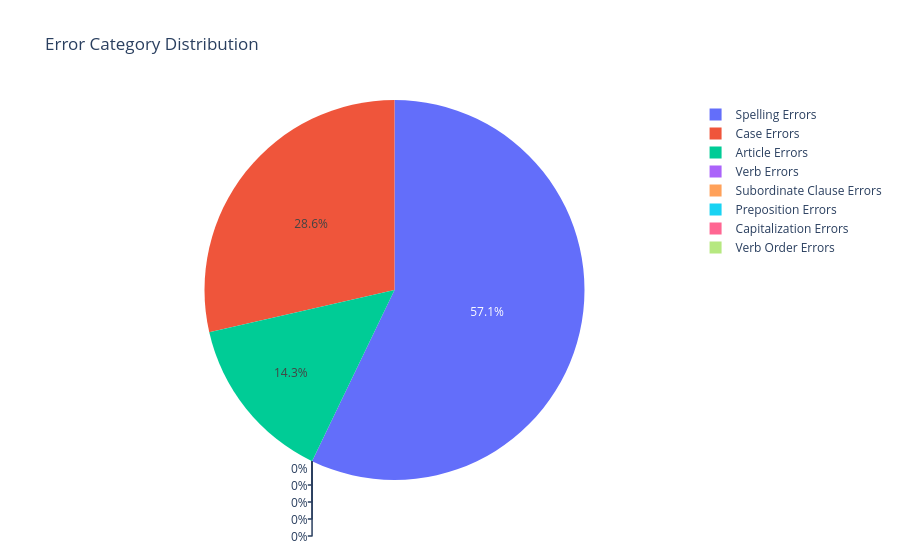

Notebook code for this chart:
### Code cell
fig = px.pie(
    labels = labels,          
    values = values,
    names = labels,
    title='Error Category Distribution')
fig.show()

### Figure 1 — Plotly figure (JSON) as saved in the notebook; plotly's stock layout.template omitted (floating-point values rounded to 4 significant figures)
{"data": [{"domain": {"x": [0, 1], "y": [0, 1]}, "hovertemplate": "label=%{label}<br>value=%{value}<extra></extra>", "labels": ["Article Errors", "Verb Errors", "Subordinate Clause Errors", "Preposition Errors", "Case Errors", "Capitalization Errors", "Spelling Errors", "Verb Order Errors"], "legendgroup": "", "name": "", "showlegend": true, "type": "pie", "values": [1, 0, 0, 0, 2, 0, 4, 0]}], "layout": {"legend": {"tracegroupgap": 0}, "title": {"text": "Error Category Distribution"}}}
